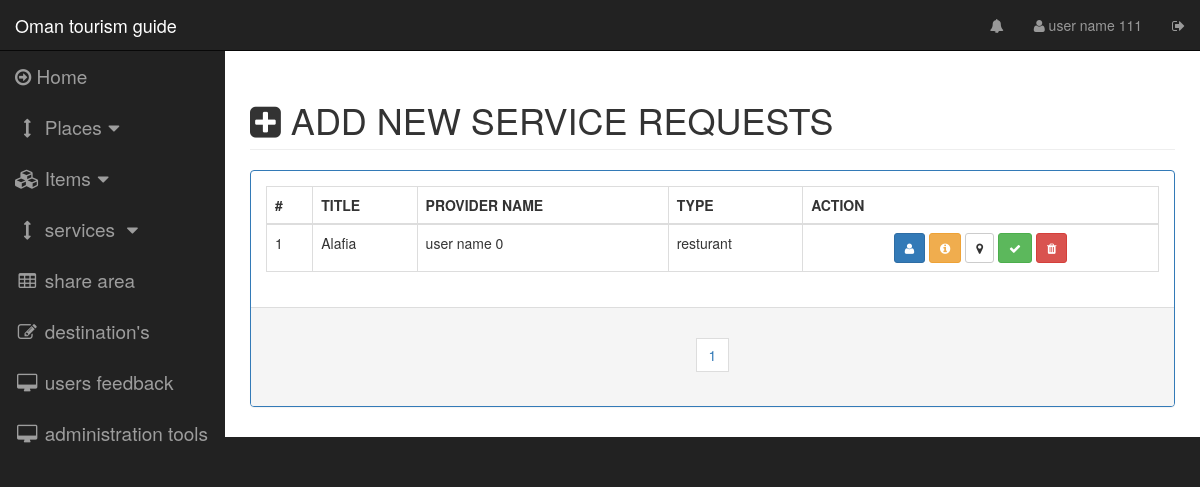
The page /pages/servicesrequests.php (signed in) on the database as committed earlier.
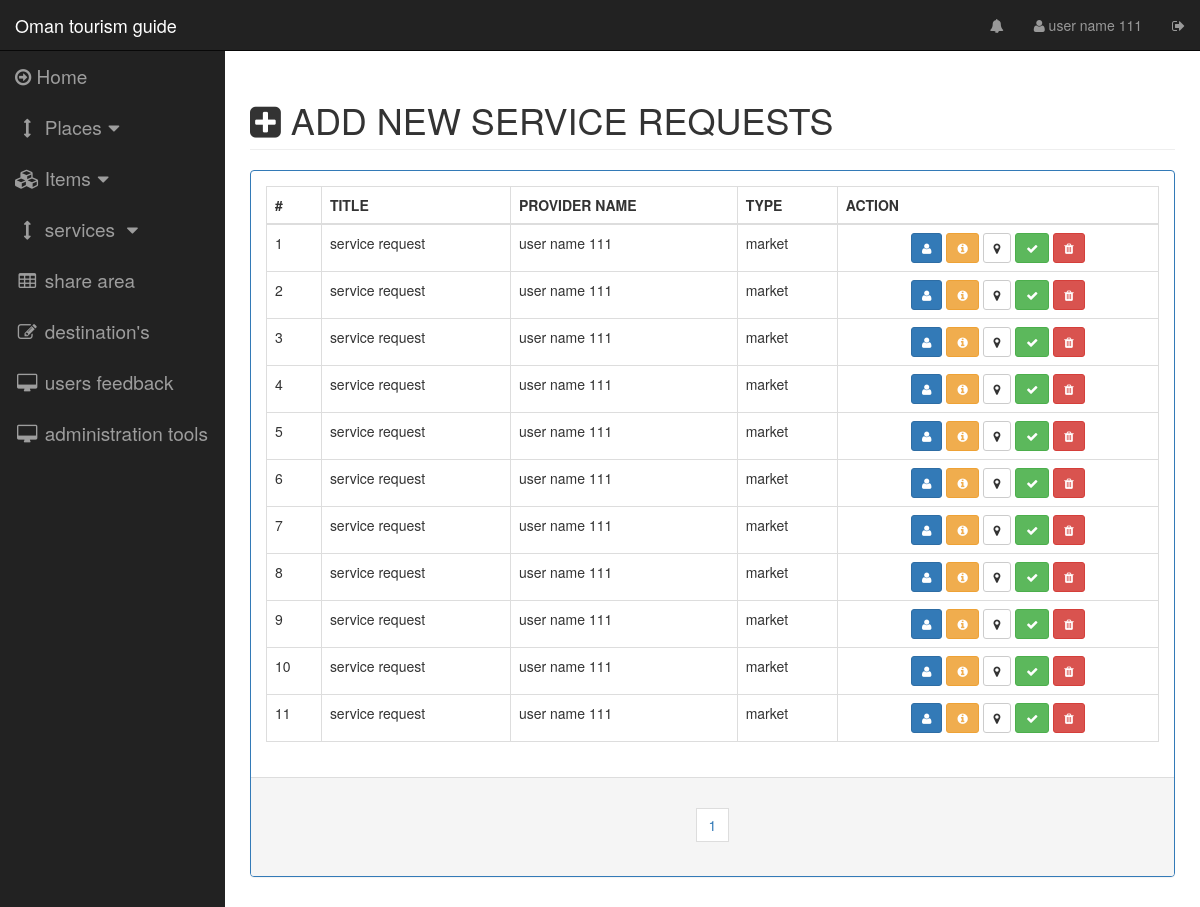
The same page on the database as committed later.
### tables this page shows
CREATE TABLE IF NOT EXISTS `service_request` (
`servicerequest_id` int(11) NOT NULL,
  `servicerequest_title` varchar(250) NOT NULL,
  `servicerequest_type` int(11) NOT NULL,
  `servicerequest_user_id` int(11) NOT NULL,
  `servicerequest_location_lat` float NOT NULL,
  `servicerequest_location_lang` float NOT NULL,
  `servicerequest_desc` text NOT NULL,
  `servicerequest_add_date` timestamp NOT NULL DEFAULT CURRENT_TIMESTAMP ON UPDATE CURRENT_TIMESTAMP
);

CREATE TABLE IF NOT EXISTS `user_service` (
`useservice_id` int(11) NOT NULL,
  `useservice_name` varchar(45) DEFAULT NULL,
  `useservice_email` varchar(45) DEFAULT NULL,
  `useservice_phone` varchar(45) DEFAULT NULL,
  `useservice_password` varchar(65) DEFAULT NULL,
  `useservice_add_date` timestamp NULL DEFAULT CURRENT_TIMESTAMP,
  `positive_evaluation` int(11) NOT NULL DEFAULT '0',
  `negative_evaluation` int(11) NOT NULL DEFAULT '0',
  `account_status` varchar(2) NOT NULL DEFAULT '0' COMMENT 'if 0 mean is not block .. 1 it is block'
);

CREATE TABLE IF NOT EXISTS `service_type` (
`servicetype_id` int(11) NOT NULL,
  `servicetype_name` varchar(45) NOT NULL
);

### server/dboperation.php (called while the page is built, shortened)
<?php
class dboperation {
    public static function getServiceRequestsList($selectfrom = 0, $selectamount = 25) {
        $response = array("status" => "false", "data" => "");
        try {
            $dbh = new PDO("mysql:host=" . DB_HOST . ";dbname=" . DB_NAME . "", DB_USERNAME, DB_PASSWORD, array(PDO::MYSQL_ATTR_INIT_COMMAND => "SET NAMES 'utf8'"));
            $dbh->setAttribute(PDO::ATTR_ERRMODE, PDO::ERRMODE_EXCEPTION);
            $stmt = $dbh->prepare('SELECT
                                    service_request.servicerequest_id,
                                    service_request.servicerequest_title,
                                    user_service.useservice_name,
                                    service_request.servicerequest_type,
                                    service_type.servicetype_name,
                                    service_request.servicerequest_user_id,
                                    service_request.servicerequest_location_lat,
                                    service_request.servicerequest_location_lang,
                                    service_request.servicerequest_desc,
                                    DATE(service_request.servicerequest_add_date) AS createdate
                                  FROM service_request
                                    INNER JOIN service_type
                                      ON service_request.servicerequest_type = service_type.servicetype_id
                                    INNER JOIN user_service
                                      ON service_request.servicerequest_user_id = user_service.useservice_id
                                  ORDER BY service_request.servicerequest_add_date
                      LIMIT ' . $selectfrom . ' , ' . $selectamount . '');
            $stmt->execute();
            $result = $stmt->fetchAll();
            $response = array("status" => "false", "data" => "");
            $servicerequest = array(
                "id" => "",
                "title" => "",
                "providername" => "",
                "providerid" => "",
                "servicerequesttypeid" => "",
                "servicerequesttypename" => "",
                "locationlat" => "",
                "locationlang" => "",
                "desc" => "",
                "createdate" => "");
            $data = array();
            foreach ($result as $row) {
                $servicerequest["id"] = $row['servicerequest_id'];
                $servicerequest["title"] = $row['servicerequest_title'];
                $servicerequest["providername"] = $row['useservice_name'];
                $servicerequest["providerid"] = $row['servicerequest_user_id'];
                $servicerequest["servicerequesttypeid"] = $row['servicerequest_type'];
                $servicerequest["servicerequesttypename"] = $row['servicetype_name'];
                $servicerequest["locationlat"] = $row['servicerequest_location_lat'];
                $servicerequest["locationlang"] = $row['servicerequest_location_lang'];
                $servicerequest["desc"] = $row['servicerequest_desc'];
                $servicerequest["createdate"] = $row['createdate'];
                array_push($data, $servicerequest);
            }
            $response['data'] = $data;
            $response["status"] = "true";
        } catch (PDOException $e) {
            $response["data"] = $e->getMessage();
            $response["status"] = "false";
            echo $e->getMessage();
        } finally {
            return json_encode($response);
        }
    }
    public static function ServiceRequestsTotalCount() {
        try {
            $dbh = new PDO("mysql:host=" . DB_HOST . ";dbname=" . DB_NAME . "", DB_USERNAME, DB_PASSWORD, array(PDO::MYSQL_ATTR_INIT_COMMAND => "SET NAMES 'utf8'"));
            $sql = 'SELECT count(*) as count FROM service_request WHERE 1';
            foreach ($dbh->query($sql) as $row) {
                $count = $row['count'];
            }
            return $count;
        } catch (PDOException $e) {
            echo $e->getMessage();
        }
    }
}

### controlpages/addnewservicerequests.php (the view)
<div class="row">
    <div class="col-lg-12">
        <h1 class="page-header" style="text-transform: uppercase"><span class="fa fa-plus-square"></span>&nbsp;add new service requests</h1>
    </div>
</div>
<div class="row">
    <div class="col-lg-12 col-md-12">
        <div class="panel panel-primary">
            <div class="panel-body">
                <table id="servicerequest-list-table" class="table table-bordered table-hover">
                    <thead>
                        <tr>
                            <th>#</th>
                            <th>TITLE</th>
                            <th>PROVIDER NAME</th>
                            <th>TYPE</th>
                            <th>ACTION</th>
                        </tr>
                    </thead>
                    <tbody >
                        <?php
                        $selectamount = 25;
                        $servicerequestlist = json_decode(dboperation::getServiceRequestsList(0, $selectamount));
                        $num = 1;
                        foreach ($servicerequestlist->data as $key => $request) {
                            ?>
                            <tr id="servicerequests_list_tr_<?php echo $num; ?>">
                                <td><?php echo $num; ?></td>
                                <td><?php echo $request->title ?></td>
                                <td><?php echo $request->providername ?></td>
                                <td><?php echo $request->servicerequesttypename ?></td>
                                <td>
                        <center>
                            <span onclick="addnewservicesrequest.setprofiderinfomodale('<?php echo $request->providerid ?>')" data-toggle="modal" data-target="#serviceprovider_info_modal" class="btn btn-primary btn-sm">
                                <i class="fa fa-user"></i>
                            </span>
                            <?php
                            $desc = str_replace("'", "\'", $request->desc);
                            ?>
                            <span onclick="addnewservicesrequest.setservicerequestmodelinf(
                                                '<?php echo $request->title ?>',
                                                '<?php echo $request->providername ?>',
                                                '<?php echo $desc ?>',
                                                '<?php echo $request->createdate ?>'
                                                )" data-toggle="modal" data-target="#servicerequest_info_modal" class="btn btn-warning btn-sm">
                                <i class="fa fa-info-circle"></i>
                            </span>
                            <span data-toggle="modal"
                                  data-target="#map_modal"
                                  onclick="addnewservicesrequest.setmapplacelocation('<?php echo $request->locationlat ?>', '<?php echo $request->locationlang ?>')"
                                  class="btn btn-default btn-sm">
                                <i class="fa fa-map-marker"></i>
                            </span>
                            <span onclick="addnewservicesrequest.confirmServiceRequest('<?php echo $request->id ?>', '<?php echo $num ?>')"
                                  class="btn btn-success btn-sm">
                                <i class="fa fa-check"></i>
                            </span>
                            <span onclick="addnewservicesrequest.removeservicerequest('<?php echo $request->id ?>', '<?php echo $num ?>')" class="btn btn-danger btn-sm remove-service-request">
                                <i class="fa fa-trash"></i>
                            </span>
                        </center>
                        </td>
                        </tr>
                        <?php
                        $num++;
                    }
                    ?>
                    </tbody>
                </table>
            </div>
            <div class="panel-footer">
                <center>
                    <nav>
                        <ul class="pagination">
                            <?php
                            $count = dboperation::ServiceRequestsTotalCount();
                            $pages = intval($count) / $selectamount;
                            if (is_float($pages)) {
                                $pages = intval($pages + 1);
                            }
                            $selectfrom = 0;
                            $selectto = $selectamount;
                            $roundnum = 1;
                            for ($index = 0; $index < $pages; $index++) {
                                ?>
                                <li>
                                    <span
                                        onclick="addnewservicesrequest.servicerequestsxtpage('<?php echo $selectfrom; ?>', '<?php echo $selectamount ?>')"
                                        class="btn" style="border-radius: 0px;">
                                        <?php echo $index + 1; ?>
                                    </span>
                                </li>
                                <?php
                                $roundnum++;
                                $selectfrom = $selectto;
                                $selectto = $selectamount * $roundnum;
                            }
                            ?>
                        </ul>
                    </nav>
                </center>
            </div>
        </div>
    </div>
</div>

### pages/servicesrequests.php (shortened to what this page needs)
<?php
include '../server/dboperation.php';
?>
<!DOCTYPE html>
<html lang="en">
    <head>
    </head>
    <body>
        <div id="wrapper">
            <?php
            include_once '../include/navbar.php';
            ?>
            <div id="page-wrapper">
                <div class="container-fluid">
                    <?php
                    include_once '../controlpages/addnewservicerequests.php';
                    ?>
                </div>
            </div>
        </div>
        <?php
        include_once '../modals/mapmodel.php';
        ?>
    </body>
</html>

### include/navbar.php (shortened to what this page needs)
<nav class="navbar navbar-inverse navbar-fixed-top" role="navigation">
    <div class="navbar-header">
        <a class="navbar-brand" href="index.php">Oman tourism guide</a>
    </div>
    <ul class="nav navbar-right top-nav">
        <li class="dropdown">
            <a href="#" ><i class="fa fa-bell"></i></a>
        </li>
        <li class="dropdown">
            <a href="#" ><i class="fa fa-user"></i> <?php echo $_SESSION['login-admin-name']; ?></a>
        </li>
        <li class="dropdown">
            <a onclick="logout()" ><i class="fa fa-sign-out"></i></a>
        </li>
    </ul>
    <div class="collapse navbar-collapse navbar-ex1-collapse">
        <ul class="nav navbar-nav side-nav">
            <li>
                <a href="home.php"><i class="fa fa-arrow-circle-o-right"></i> Home</a>
            </li>
            <li>
                <a href="javascript:;" data-toggle="collapse" data-target="#placescolntrollcollapse"><i class="fa fa-fw fa-arrows-v"></i>&nbsp;Places<i class="fa fa-fw fa-caret-down"></i></a>
            </li>
            <li>
                <a href="javascript:;" data-toggle="collapse" data-target="#itemscolntrollcollapse"><i class="fa fa-fw fa-cubes"></i>&nbsp;Items<i class="fa fa-fw fa-caret-down"></i></a>
            </li>
            <li>
                <a href="javascript:;" data-toggle="collapse" data-target="#servicecollapse"><i class="fa fa-fw fa-arrows-v"></i> services <i class="fa fa-fw fa-caret-down"></i></a>
            </li>
            <li>
                <a href="#"><i class="fa fa-fw fa-table"></i> share area</a>
            </li>
            <li>
                <a href="#"><i class="fa fa-fw fa-edit"></i> destination's</a>
            </li>
            <li>
                <a href="#"><i class="fa fa-fw fa-desktop"></i> users feedback</a>
            </li>
            <li>
                <a href="#"><i class="fa fa-fw fa-desktop"></i> administration tools</a>
            </li>
        </ul>
    </div>
</nav>

### modals/mapmodel.php (shortened to what this page needs)
                <body onload="load()" onunload="GUnload()" >
</body>

### css/sb-admin.css (style rules this page uses)
body { margin-top: 100px; background-color: #222; }
@media (min-width:768px) { body { margin-top: 50px; } }
#wrapper { padding-left: 0; }
#page-wrapper { width: 100%; padding: 0; background-color: #fff; }
@media (min-width:768px) { #wrapper { padding-left: 225px; } }
@media (min-width:768px) { #page-wrapper { padding: 10px; } }
.top-nav { padding: 0 15px; }
.top-nav>li { display: inline-block; float: left; }
.top-nav>li>a { padding-top: 15px; padding-bottom: 15px; line-height: 20px; color: #999; }
@media (min-width:768px) { .side-nav { position: fixed; top: 51px; left: 225px; width: 225px; margin-left: -225px; border: none; border-radius: 0; overflow-y: auto; background-color: #222; } }
@media (min-width:768px) { .side-nav>li>a { width: 225px; } }

### css/navbar.css (style rules this page uses)
.side-nav li a { font-size: 19px; }

Rows that differ between the two databases and show on the page:
removed service_request: servicerequest_title "Alafia", servicerequest_user.useservice_name "user name 0", servicerequest_type.servicetype_name "resturant"
added service_request: servicerequest_title "service request", servicerequest_user.useservice_name "user name 111", servicerequest_type.servicetype_name "market"
added service_request: servicerequest_title "service request", servicerequest_user.useservice_name "user name 111", servicerequest_type.servicetype_name "market"
added service_request: servicerequest_title "service request", servicerequest_user.useservice_name "user name 111", servicerequest_type.servicetype_name "market"
added service_request: servicerequest_title "service request", servicerequest_user.useservice_name "user name 111", servicerequest_type.servicetype_name "market"
added service_request: servicerequest_title "service request", servicerequest_user.useservice_name "user name 111", servicerequest_type.servicetype_name "market"
added service_request: servicerequest_title "service request", servicerequest_user.useservice_name "user name 111", servicerequest_type.servicetype_name "market"
added service_request: servicerequest_title "service request", servicerequest_user.useservice_name "user name 111", servicerequest_type.servicetype_name "market"
added service_request: servicerequest_title "service request", servicerequest_user.useservice_name "user name 111", servicerequest_type.servicetype_name "market"
added service_request: servicerequest_title "service request", servicerequest_user.useservice_name "user name 111", servicerequest_type.servicetype_name "market"
added service_request: servicerequest_title "service request", servicerequest_user.useservice_name "user name 111", servicerequest_type.servicetype_name "market"
added service_request: servicerequest_title "service request", servicerequest_user.useservice_name "user name 111", servicerequest_type.servicetype_name "market"
